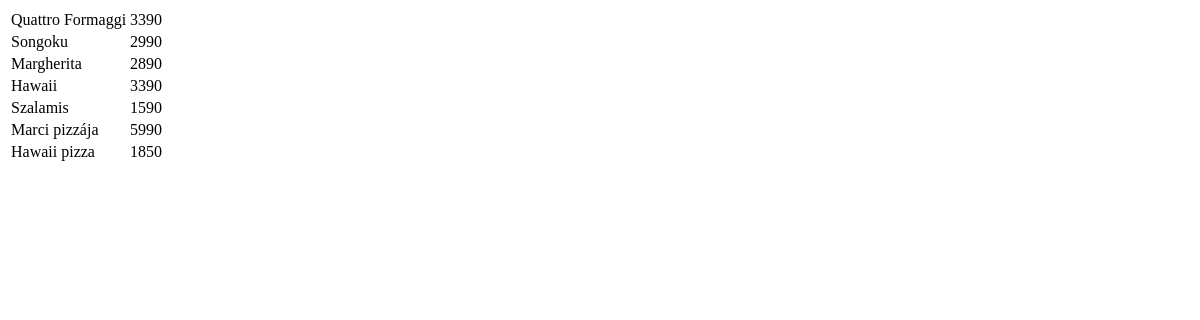
The app's page /tpizza/, older data.
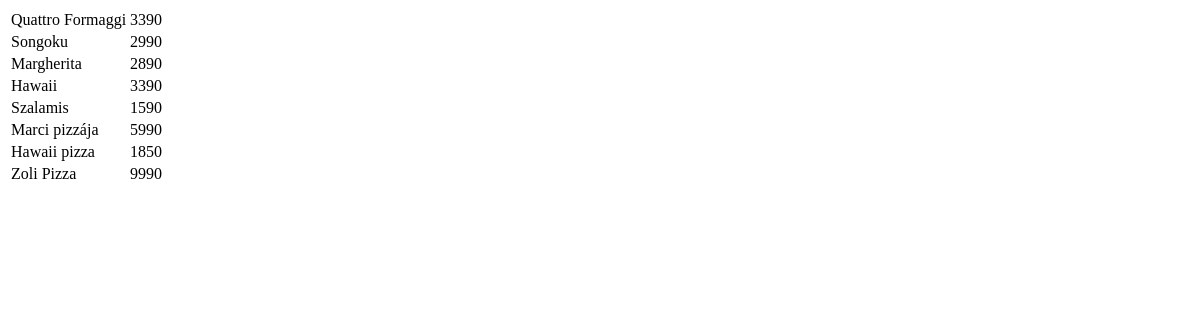
The same page, newer data.
### api/models.py (models this page shows, shortened)
class Pizza(models.Model):
    name = models.CharField(max_length=255)
    price = models.IntegerField(default=2000)

### pizza/views.py (the view)
# urls.py: path('tpizza/', templatePizza)
def templatePizza(request):
    pizzas = []
    for pizza in Pizza.objects.all():
        pizzas.append({"name":pizza.name, "price":pizza.price})
    return render(request, "pizza.html",{"pizzas":pizzas})

### templates/pizza.html (shortened to what this page needs)
<!DOCTYPE html>
<html lang="en">
<head>
</head>
<body>
<table>
    {% for pizza in pizzas %}
<tr>
<td>{{pizza.name}}</td>
<td>{{pizza.price}}</td>
</tr>
{% endfor %}
</table>
</body>
</html>

Row changes from the older to the newer data that the page shows:
added Pizza: name "Zoli Pizza"
Text that changed along with them:
new list line: "9990"
